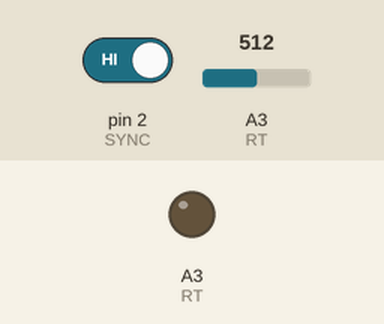
The sketch below on a simulated Arduino Uno, built with avr-gcc and run on an emulated ATmega328P. Parts: output pins drawn as LEDs (lit = HIGH). The test bench sets the inputs (shaded band); at power-on: pin 2 (SYNC) HIGH, A3 (RT) = 512.

Above: at 1.2 s.
1.3 s: pin 2 (SYNC) driven LOW
At 1.87 s:
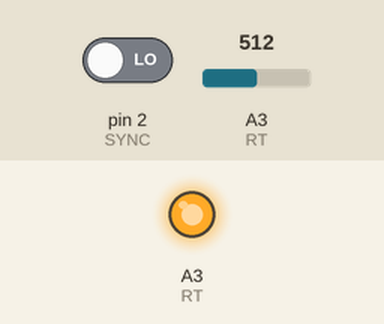
Timing chart, 0 to 4.3 s (numbered marks = the images above; inputs shaded):
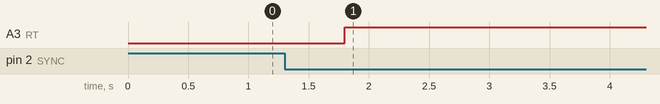

Measured:
- after the input at 1.3 s, A3 (RT): LOW → HIGH after 0.50 s

The sketch:

XboxRF.ino
```cpp
int SYNC = 2;
int RT = A3;
bool active = false;
bool oldOn = false;

void setup() {
  pinMode(SYNC, INPUT);
}


void loop() {
  if (digitalRead(SYNC) == LOW) {
    if (oldOn == false) {
      if (active == false) {
        active = true;
      } else {
        active = false;
        for (int i = 0; i < 3; i++) {
        }
      }
      oldOn = true;
      delay(500);
    }
  } else {
    oldOn = false;
  }


  pinMode(RT, INPUT);
  int sig = analogRead(RT);

  if (active == true) {
    pinMode(RT, OUTPUT);
    analogWrite(RT, 1000);
    delay(22);
    pinMode(RT, INPUT);
    delay(100);
  }


  if (active == true) {
    int chicken = 4;
  }


  else if (active == false) {
    pinMode(RT, INPUT);
  } else if (sig > 150 || sig == 0 && active == false) {
    pinMode(RT, INPUT);
  }
}
```
